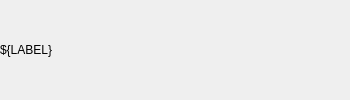
<?xml version="1.0" encoding="UTF-8"?>
<ui version="4.0">
 <class>Form</class>
 <widget class="QWidget" name="Form">
  <property name="geometry">
   <rect>
    <x>0</x>
    <y>0</y>
    <width>350</width>
    <height>100</height>
   </rect>
  </property>
  <property name="windowTitle">
   <string>Form</string>
  </property>
  <layout class="QHBoxLayout" name="horizontalLayout_2">
   <property name="spacing">
    <number>0</number>
   </property>
   <property name="leftMargin">
    <number>0</number>
   </property>
   <property name="topMargin">
    <number>0</number>
   </property>
   <property name="rightMargin">
    <number>0</number>
   </property>
   <property name="bottomMargin">
    <number>0</number>
   </property>
   <item>
    <widget class="QLabel" name="label">
     <property name="sizePolicy">
      <sizepolicy hsizetype="Minimum" vsizetype="Minimum">
       <horstretch>0</horstretch>
       <verstretch>0</verstretch>
      </sizepolicy>
     </property>
     <property name="minimumSize">
      <size>
       <width>100</width>
       <height>0</height>
      </size>
     </property>
     <property name="text">
      <string>${LABEL}</string>
     </property>
    </widget>
   </item>
   <item>
    <widget class="ScrollPump" name="ScrollPump">
     <property name="sizePolicy">
      <sizepolicy hsizetype="Minimum" vsizetype="Minimum">
       <horstretch>0</horstretch>
       <verstretch>0</verstretch>
      </sizepolicy>
     </property>
     <property name="minimumSize">
      <size>
       <width>200</width>
       <height>100</height>
      </size>
     </property>
     <property name="maximumSize">
      <size>
       <width>200</width>
       <height>100</height>
      </size>
     </property>
     <property name="toolTip">
      <string/>
     </property>
     <property name="channelsPrefix" stdset="0">
      <string>ca://${P}</string>
     </property>
    </widget>
   </item>
  </layout>
 </widget>
 <customwidgets>
  <customwidget>
   <class>PCDSSymbolBase</class>
   <extends>QWidget</extends>
   <header>pcdswidgets.vacuum.base</header>
  </customwidget>
  <customwidget>
   <class>ScrollPump</class>
   <extends>PCDSSymbolBase</extends>
   <header>pcdswidgets.vacuum.pumps</header>
  </customwidget>
 </customwidgets>
 <resources/>
 <connections/>
</ui>
